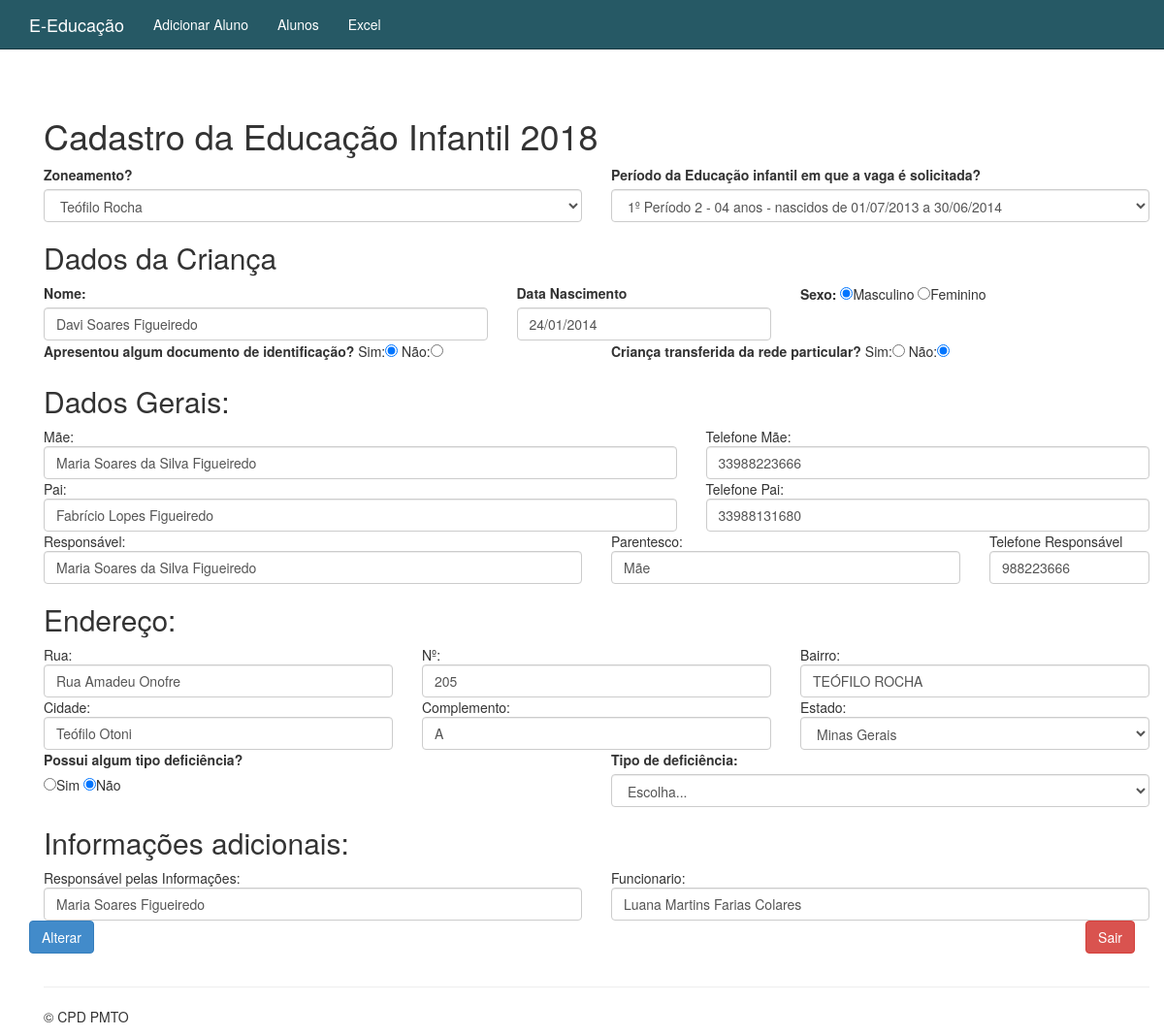
The page /aluno-altera-formulario.php?ID=2 on the database its author committed.
### tables this page shows
CREATE TABLE IF NOT EXISTS `aluno` (
  `ID` int(5) UNSIGNED ZEROFILL NOT NULL AUTO_INCREMENT,
  `Nome` varchar(255) DEFAULT NULL,
  `Mae` varchar(255) DEFAULT NULL,
  `Pai` varchar(255) DEFAULT NULL,
  `Responsavel` varchar(255) DEFAULT NULL,
  `Sexo` varchar(255) DEFAULT NULL,
  `Nascimento` varchar(20) DEFAULT NULL,
  `Rua` varchar(255) DEFAULT NULL,
  `Numero` varchar(10) DEFAULT NULL,
  `Bairro` varchar(60) DEFAULT NULL,
  `Cidade` varchar(30) DEFAULT NULL,
  `Estado` varchar(20) DEFAULT NULL,
  `Complemento` varchar(255) DEFAULT NULL,
  `Zoneamento` varchar(100) DEFAULT NULL,
  `Vaga` varchar(255) DEFAULT NULL,
  `Deficiente` varchar(20) DEFAULT NULL,
  `Deficiente_Qual` varchar(20) DEFAULT NULL,
  `Tel_Mae` varchar(150) DEFAULT NULL,
  `Tel_Pai` varchar(150) DEFAULT NULL,
  `Tel_Responsavel` varchar(150) DEFAULT NULL,
  `Parentesco` varchar(20) DEFAULT NULL,
  `Doc_Identificacao` varchar(20) DEFAULT NULL,
  `Transf_Particular` varchar(20) DEFAULT NULL,
  `Bolsa_Familia` varchar(20) DEFAULT NULL,
  `Num_Cartao` varchar(200) DEFAULT NULL,
  `Renda` varchar(255) DEFAULT NULL,
  `Resp_Trabalha` varchar(20) DEFAULT NULL,
  `Moradia` varchar(20) DEFAULT NULL,
  `Quando` timestamp NULL DEFAULT NULL,
  `Resp_Informacao` varchar(255) DEFAULT NULL,
  `Funcionario` varchar(255) DEFAULT NULL,
  PRIMARY KEY (`ID`)
);

### banco-aluno.php (called while the page is built, shortened)
<?php
function buscaAluno($conexao, $ID) {
	$query = "select * from aluno where ID = {$ID}";
	$resultado = mysqli_query($conexao, $query);
	return mysqli_fetch_assoc($resultado);
}

### aluno-altera-base.php (the view, shortened to what this page needs)
<h1>Cadastro da Educação Infantil 2018</h1>
<div class="row">
	<div class="col-md-6"><label>Zoneamento?</label>
	<select class="form-control" name="Zoneamento" required>
	<option value="Teófilo Rocha" <?php if($aluno['Zoneamento']=="Teófilo Rocha") echo "selected";?>>Teófilo Rocha</option>
	</select>
</div>
<div class="col-md-6">
	<label>Período da Educação infantil em que a vaga é solicitada?</label>
<select name="Vaga" class="form-control" required>
	<option value="1º Período"<?php if($aluno['Vaga']=="1º Período") echo "selected";?>>1º Período 2 - 04 anos - nascidos de 01/07/2013 a 30/06/2014</option>
</select>
</div>
</div>
<h2>Dados da Criança</h2>
<div class="row">
	<div class="col-md-5"><label>Nome:</label>
	<input class="form-control" type="text" name="Nome" required value="<?php echo $aluno['Nome']?>">
	</div>
	<div class="col-md-3"><label>Data Nascimento</label>
	<input type="text" name="Nascimento" value="<?php echo $aluno['Nascimento']?>" class="form-control" onkeyup="dataConta(this);" minlength="10" maxlength="10" required onkeypress='return SomenteNumero(event)'>
	</div>
	<div class="col-md-4"><label>Sexo:</label>
		<input type="radio" name="Sexo" value="Masculino" required <?php if($aluno['Sexo']=="Masculino") echo "checked";?>>Masculino
		<input type="radio" name="Sexo" value="Feminino" <?php if($aluno['Sexo']=="Feminino") echo "checked";?>>Feminino
	</div>
</div>
<div class="row">
	<div class="col-md-6">
	<label>Apresentou algum documento de identificação?</label>
	Sim:<input type="radio" name="Doc_Identificacao" required value="Sim" <?php if($aluno['Doc_Identificacao']=="Sim") echo "checked";?>>
	Não:<input type="radio" name="Doc_Identificacao" value="Não" <?php if($aluno['Doc_Identificacao']=="Não") echo "checked";?>>
	</div>
	<div class="col-md-6">
	<label>Criança transferida da rede particular?</label>
	Sim:<input type="radio" name="Transf_Particular" required value="Sim" <?php if($aluno['Transf_Particular']=="Sim") echo "checked";?>>
	Não:<input type="radio" name="Transf_Particular" value="Não" <?php if($aluno['Transf_Particular']=="Não") echo "checked";?>>
	</div>
</div>
<h2>Dados Gerais:</h2>
<div class="row">
	<div class="col-md-7">Mãe:
	<input  class="form-control" type="text" name="Mae" value="<?php echo $aluno['Mae']?>">
    </div>
    <div class="col-md-5">Telefone Mãe:
	<input type="text" name="Tel_Mae" class="form-control" value="<?php echo $aluno['Tel_Mae']?>">
	</div>
</div>
<div class="row">
	<div class="col-md-7">
	Pai:<input type="text" name="Pai" class="form-control" value="<?php echo $aluno['Pai']?>">
    </div>
    <div class="col-md-5">
	Telefone Pai:<input type="text" name="Tel_Pai" class="form-control" value="<?php echo $aluno['Tel_Pai']?>">
	</div>
</div>
<div class="row">
	<div class="col-md-6">Responsável:
	<input type="text" name="Responsavel" class="form-control" value="<?php echo $aluno['Responsavel']?>">
    </div>
    <div class="col-md-4">Parentesco:
	<input type="text" name="Parentesco" class="form-control" value="<?php echo $aluno['Parentesco']?>">
	</div>
	<div class="col-md-2">Telefone Responsável
	<input type="text" name="Tel_Responsavel" class="form-control" value="<?php echo $aluno['Tel_Responsavel']?>">
	</div>
</div>
<h2>Endereço:</h2>
<div class="row">
    <div class="col-md-4">Rua:
    <input  class="form-control" type="text" name="Rua" value="<?php echo $aluno['Rua']?>">
    </div>
    <div class="col-md-4">Nº:
   	<input type="text" name="Numero" class="form-control" value="<?php echo $aluno['Numero']?>">
   </div>
    <div class="col-md-4">Bairro:
	<input  class="form-control" type="text" name="Bairro" value="<?php echo $aluno['Bairro']?>">
    </div>
</div>
<div class="row">
    <div class="col-md-4">Cidade:
	<input  class="form-control" type="text" name="Cidade" value="<?php echo $aluno['Cidade']?>">
   </div>
   <div class="col-md-4">Complemento:
   	<input type="text" name="Complemento" class="form-control" value="<?php echo $aluno['Complemento']?>">
   </div>
   <div class="col-md-4">Estado:
   	<select class="form-control" name="Estado">
     <option value="Minas Gerais"<?php if($aluno['Estado']=='Minas Gerais') echo "selected";?>>Minas Gerais</option>
   	</select>
   </div>
</div>
<div class="row">
         <div class="col-md-6">
         <label>Possui algum tipo deficiência?</label><br />
	 <input type="radio" onclick="document.getElementById('Deficiente_Qual').disabled=false;" name="Deficiente" id="DeficienteS" value="SIM"<?php if($aluno['Deficiente']=="SIM")echo "checked";?>  required/>Sim
         <input type="radio" onclick="document.getElementById('Deficiente_Qual').disabled=true;" name="Deficiente" id="DeficienteN" value="NAO"<?php if($aluno['Deficiente']=="NAO")echo "checked"; ?>/>Não
         </div>
         <div class="col-md-6">
            <label>Tipo de deficiência:</label>
             <select name="Deficiente_Qual" class="form-control" id="Deficiente_Qual" required value="<?php echo $aluno['Deficiente_Qual']?>">
                 <option value="">Escolha...</option>
             </select>
         </div>
</div>
<h2>Informações adicionais:</h2>
<div class="row">
	<div class="col-md-6">
		Responsável pelas Informações: <input type="text" name="Resp_Informacao" class="form-control" required value="<?php echo $aluno['Resp_Informacao'] ?>">
	</div>
	<div class="col-md-6">
		Funcionario: <input type="text" name="Funcionario" class="form-control" required value="<?php echo $aluno['Funcionario'] ?>">
	</div>
</div>

### rows shown on the page
aluno: Zoneamento "Teófilo Rocha", Vaga "1º Período 2 - 04 anos - nascidos de 01/07/2013 a 30/06/2014", Nome "Davi Soares Figueiredo", Nascimento "24/01/2014", Sexo "☑", Doc_Identificacao "☑", Transf_Particular "☑", Mae "Maria Soares da Silva Figueiredo", Tel_Mae "33988223666", Pai "Fabrício Lopes Figueiredo", Tel_Pai "33988131680", Responsavel "Maria Soares da Silva Figueiredo", Parentesco "Mãe", Tel_Responsavel "988223666", Rua "Rua Amadeu Onofre", Numero "205", Bairro "TEÓFILO ROCHA", Cidade "Teófilo Otoni", Complemento "A", Estado "Minas Gerais", Deficiente "☑", Resp_Informacao "Maria Soares Figueiredo", Funcionario "Luana Martins Farias Colares"
